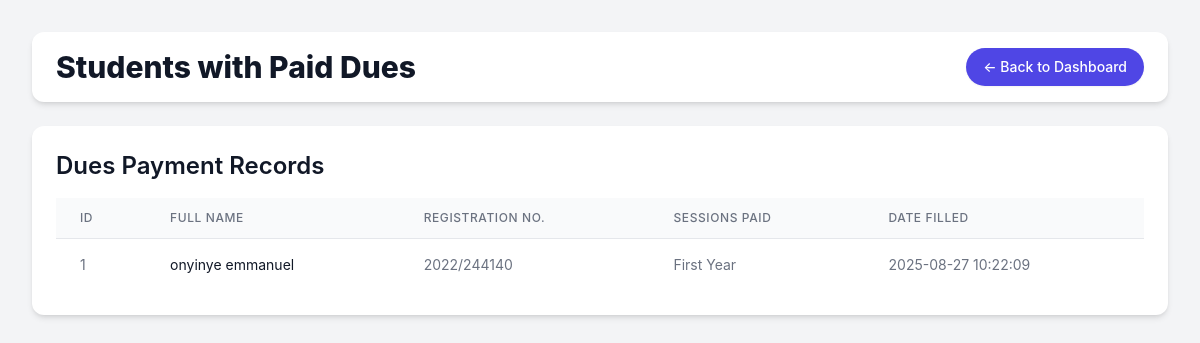
The page /view_dues (signed in) on the database as committed earlier.
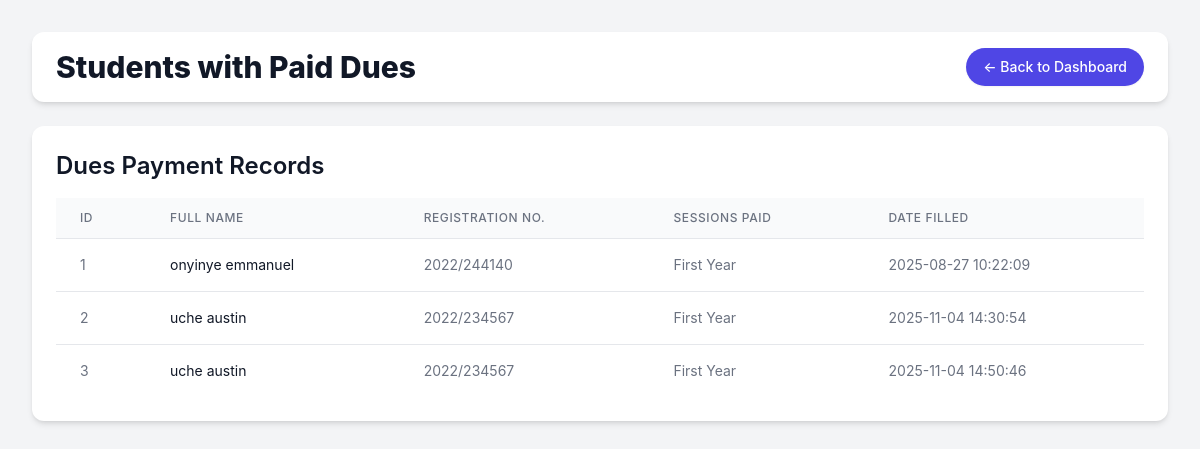
The same page on the database as committed later.
### app.py (models this page shows)
class AdminAddDues(db.Model):
    id = db.Column(db.Integer, primary_key=True)
    fullname = db.Column(db.String(100), nullable=False)
    regno = db.Column(db.String(100), nullable=False)
    admin_id = db.Column(db.Integer, db.ForeignKey('admin.id'), nullable=False)
    sessions_paid = db.Column(db.String(255), nullable=False)
    date_filled = db.Column(db.DateTime, default=datetime.utcnow)
    user_id = db.Column(db.Integer, nullable=False)

### app.py (the view)
@app.route('/view_dues')
def view_dues():
    if 'admin_id' not in session:
        flash('Please login first!', 'warning')
        return redirect(url_for('admin_login'))
    """
    Renders a page displaying all students who have paid their departmental dues.
    The page fetches all records from the AdminAddDues model and passes them
    to the HTML template.
    """
    dues_paid = AdminAddDues.query.all()
    return render_template('view_dues.html', dues=dues_paid)

### templates/view_dues.html (shortened to what this page needs)
<!DOCTYPE html>
<html lang="en">
<head>
    <script src="https://cdn.tailwindcss.com"></script>
</head>
<body class="bg-gray-100 min-h-screen p-4 sm:p-6 lg:p-8">
    <div class="max-w-7xl mx-auto">
        <header class="flex items-center justify-between flex-wrap gap-4 py-4 px-6 bg-white rounded-xl shadow-md mb-6">
            <h1 class="text-3xl font-extrabold text-gray-900">Students with Paid Dues</h1>
            <a href="{{ url_for('admin_dashboard') }}" class="inline-flex items-center px-4 py-2 border border-transparent text-sm font-medium rounded-full shadow-sm text-white bg-indigo-600 hover:bg-indigo-700 focus:outline-none focus:ring-2 focus:ring-offset-2 focus:ring-indigo-500 transition-colors duration-200">
                &larr; Back to Dashboard
            </a>
        </header>
        <main class="bg-white rounded-xl shadow-md overflow-hidden">
            <div class="px-4 py-5 sm:p-6">
                <h2 class="text-2xl font-semibold text-gray-900 mb-4">Dues Payment Records</h2>
                <div class="overflow-x-auto">
                    <table class="min-w-full divide-y divide-gray-200">
                        <thead class="bg-gray-50">
                            <tr>
                                <th scope="col" class="px-6 py-3 text-left text-xs font-medium text-gray-500 uppercase tracking-wider">ID</th>
                                <th scope="col" class="px-6 py-3 text-left text-xs font-medium text-gray-500 uppercase tracking-wider">Full Name</th>
                                <th scope="col" class="px-6 py-3 text-left text-xs font-medium text-gray-500 uppercase tracking-wider">Registration No.</th>
                                <th scope="col" class="px-6 py-3 text-left text-xs font-medium text-gray-500 uppercase tracking-wider">Sessions Paid</th>
                                <th scope="col" class="px-6 py-3 text-left text-xs font-medium text-gray-500 uppercase tracking-wider">Date Filled</th>
                            </tr>
                        </thead>
                        <tbody class="bg-white divide-y divide-gray-200">
                            {% for due in dues %}
                            <tr>
                                <td class="px-6 py-4 whitespace-nowrap text-sm text-gray-500">{{ due.id }}</td>
                                <td class="px-6 py-4 whitespace-nowrap text-sm text-gray-900">{{ due.fullname }}</td>
                                <td class="px-6 py-4 whitespace-nowrap text-sm text-gray-500">{{ due.regno }}</td>
                                <td class="px-6 py-4 whitespace-nowrap text-sm text-gray-500">{{ due.sessions_paid }}</td>
                                <td class="px-6 py-4 whitespace-nowrap text-sm text-gray-500">{{ due.date_filled.strftime('%Y-%m-%d %H:%M:%S') }}</td>
                            </tr>
                            {% endfor %}
                        </tbody>
                    </table>
                </div>
            </div>
        </main>
    </div>
</body>
</html>

Rows that differ between the two databases and show on the page:
added AdminAddDues: id "2", fullname "uche austin", regno "2022/234567", sessions_paid "First Year", date_filled "2025-11-04 14:30:54"
added AdminAddDues: id "3", fullname "uche austin", regno "2022/234567", sessions_paid "First Year", date_filled "2025-11-04 14:50:46"
